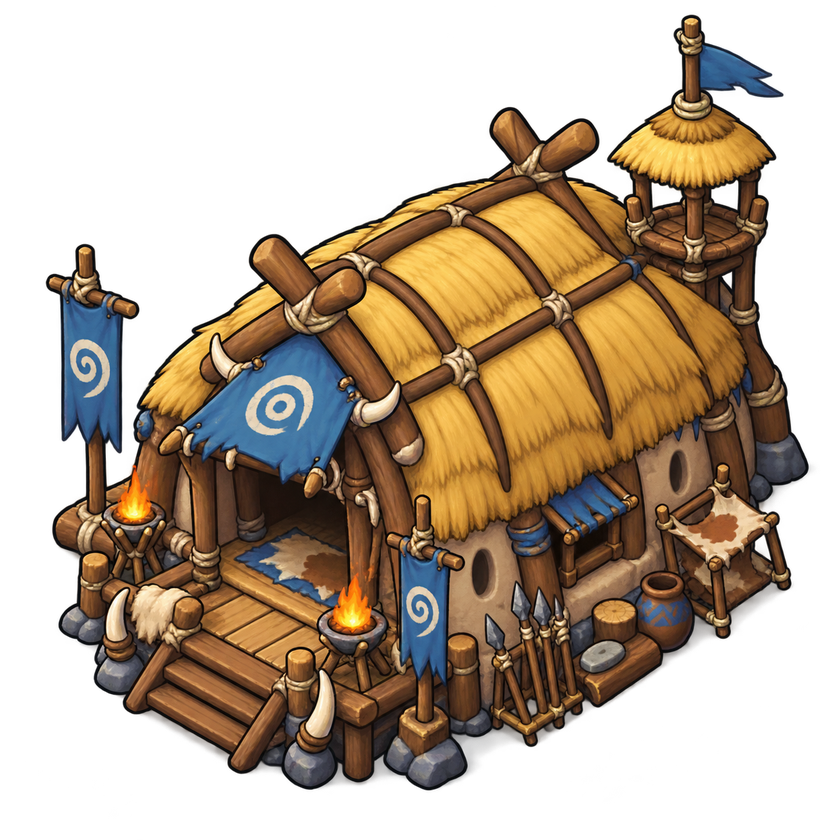
#> input picture art/ages/buildings/imagegen/1_castle.png, 840 x 840 px, shrunk from 1254 x 1254 before the run
$ python defringe_magenta.py ../art/ages/buildings/imagegen/1_castle.png
#> lines starting #> are read from the running program, lines starting #| are printed output that depends on the picture; after the words box and inside, x2 and y2 are one past the last pixel; in counts of white or black regions, pixels touching at a corner belong together
"""Peel magenta-contaminated edge pixels off a keyed-out sprite.

The magenta-background cutout (cutout_glyph_background.py) keeps hard
alpha, but anti-aliased silhouette pixels retain a baked pink tint that
reads as fringe specks in-game (found on the first mountain: ~2,800 px).
This peels up to --rings rings of boundary pixels whose color is
magenta-dominant. Safe on clean sprites (removes nothing).

    python tools/defringe_magenta.py assets/sprites/Props/Mountain.png [...]
"""
import argparse
import sys

import numpy as np
from PIL import Image


def defringe(path, rings=3):
#> called with rings = 3
    img = Image.open(path).convert("RGBA")
#> img is the input picture: PIL image 840x840 RGBA; mean R, G, B, A 65.1, 49.2, 31.6, 130.2
    a = np.array(img).astype(int)
    removed = 0
    for _ in range(rings):
        alpha = a[:, :, 3] > 0
        pad = np.pad(alpha, 1, constant_values=False)
        boundary = alpha & ~(pad[:-2, 1:-1] & pad[2:, 1:-1]
                             & pad[1:-1, :-2] & pad[1:-1, 2:])
        r, g, b = a[:, :, 0], a[:, :, 1], a[:, :, 2]
        magenta = (r > 120) & (b > 120) & (g < (r + b) // 4)
        kill = boundary & magenta
        if not kill.any():
            break
        a[kill, 3] = 0
        removed += int(kill.sum())
#> this loop made 2 passes
#> removed on pass 1: 3
#> pass 1, in defringe, `alpha = a[:, :, 3] > 0`:
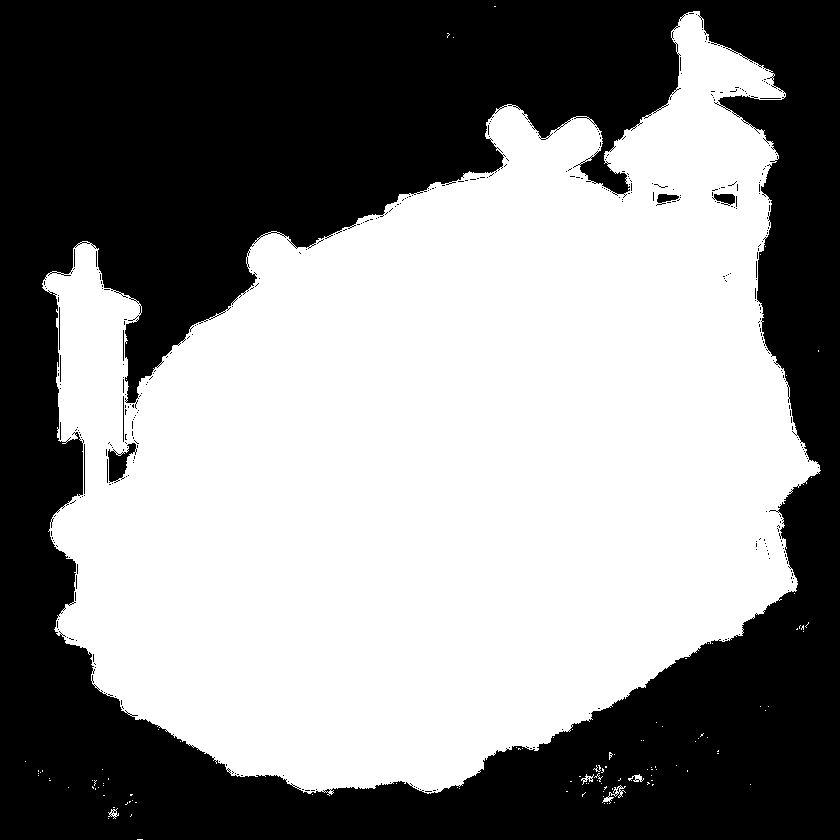
#> alpha: shape (840, 840) bool; 54% white; 365 black regions (354 under 20 px), largest, box (x1, y1, x2, y2) and area: (0, 0, 840, 840) 322804, (108, 443, 137, 483) 558, (712, 194, 735, 206) 178
#> pass 1, in defringe, `pad = np.pad(alpha, 1, constant_values=False)`:
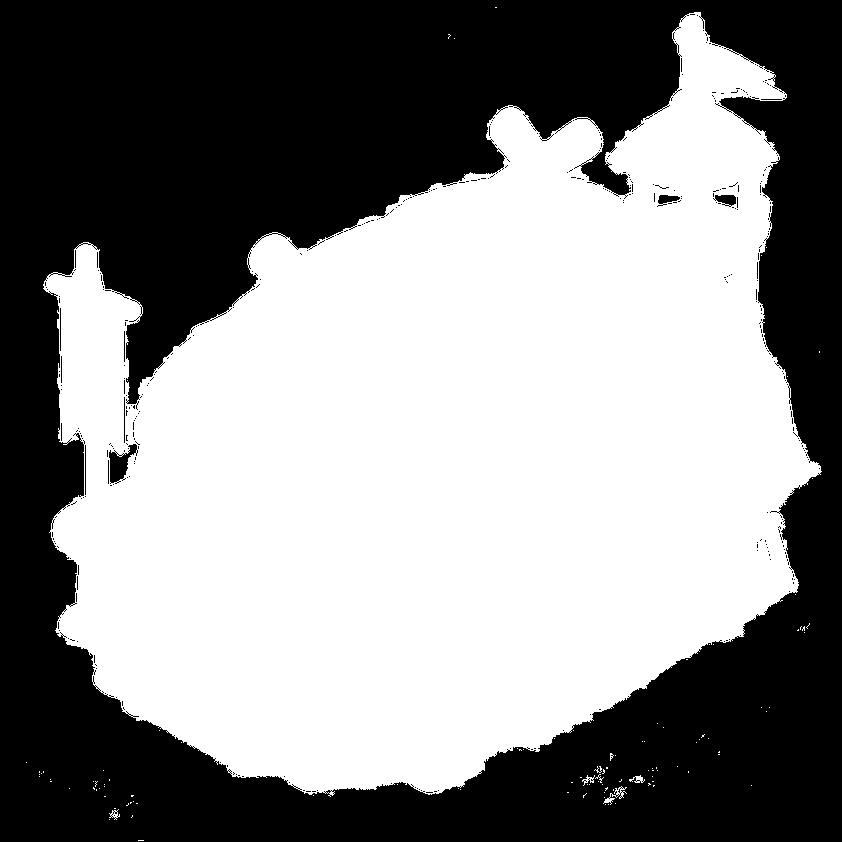
#> pad: shape (842, 842) bool; 53.7% white; 365 black regions (354 under 20 px), largest, box (x1, y1, x2, y2) and area: (0, 0, 842, 842) 326168, (109, 444, 138, 484) 558, (713, 195, 736, 207) 178
#> pass 1, in defringe, `boundary = alpha & ~(pad[:-2, 1:-1] & pad[2:, 1:-1] & pad[1:-1, :-2] &..`:
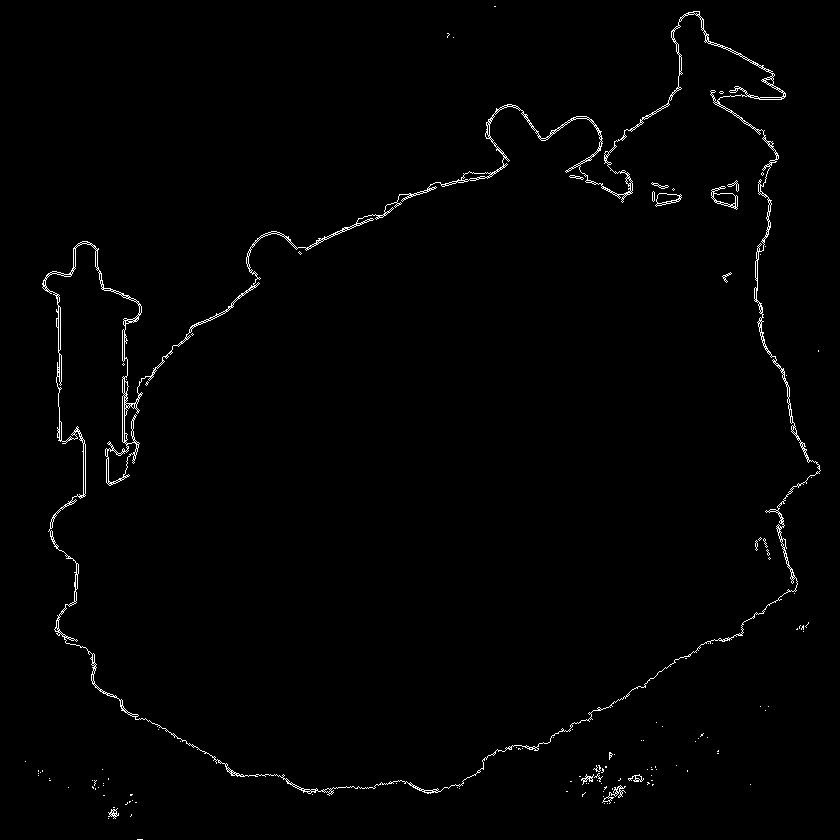
#> boundary: shape (840, 840) bool; 1.1% white in thin lines or dots
#> pass 1, in defringe, `r, g, b = a[:, :, 0], a[:, :, 1], a[:, :, 2]`:
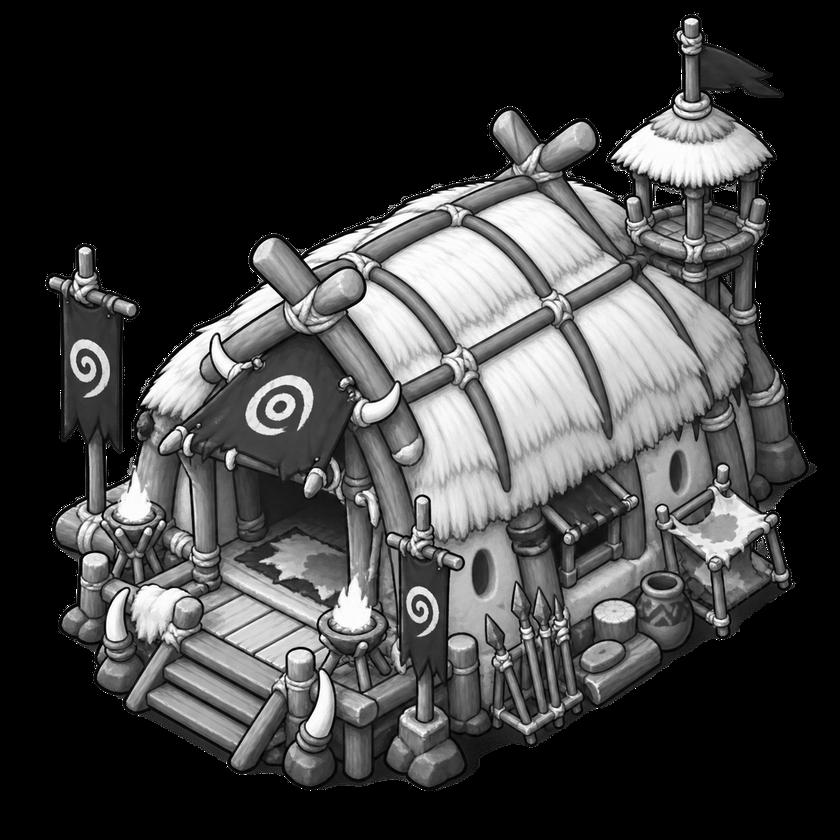
#> r: shape (840, 840) int64; min 0, max 255, mean 65.1
#> after the loop: alpha: shape (840, 840) bool; 54% white; 364 black regions (353 under 20 px), largest, box (x1, y1, x2, y2) and area: (0, 0, 840, 840) 322810, (108, 443, 137, 483) 558, (712, 194, 735, 206) 178
#> after the loop, removed = 3
    if removed:
        Image.fromarray(a.astype("uint8")).save(path)
    print(f"{path}: removed {removed} fringe px")
#| ../art/ages/buildings/imagegen/1_castle.png: removed 3 fringe px
    return removed


def main():
    parser = argparse.ArgumentParser()
    parser.add_argument("files", nargs="+")
    parser.add_argument("--rings", type=int, default=3)
    args = parser.parse_args()
    for path in args.files:
        defringe(path, args.rings)
    return 0


if __name__ == "__main__":
    sys.exit(main())
#> (the program exits here)
